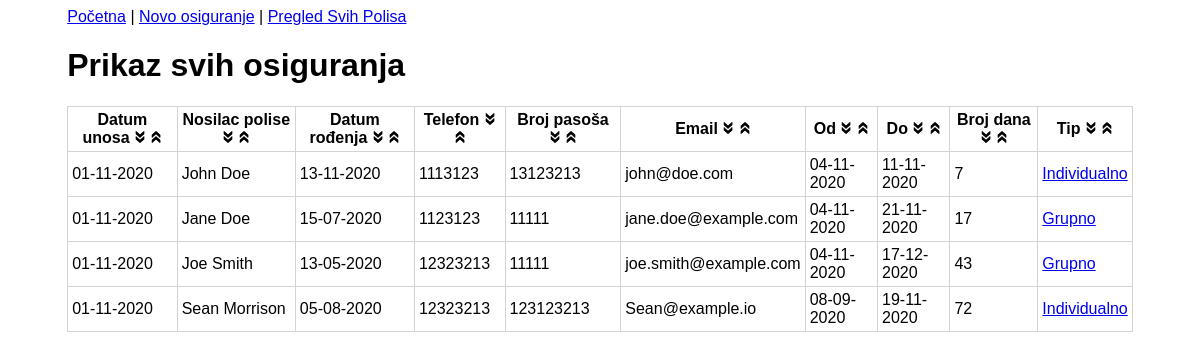
Page /insurances/index on the committed database.
### tables this page shows
CREATE TABLE `insurances` (
  `id` int(11) NOT NULL,
  `name` varchar(128) NOT NULL,
  `birth_date` date NOT NULL,
  `phone` varchar(20) DEFAULT NULL,
  `passport` varchar(20) NOT NULL,
  `email` varchar(255) NOT NULL,
  `date_from` date NOT NULL,
  `date_to` date NOT NULL,
  `type` enum('single','group') NOT NULL,
  `number_of_days` int(11) NOT NULL,
  `created_at` date NOT NULL DEFAULT curdate()
);

### App/Controllers/Insurances.php (called while the page is built, shortened)
<?php
class Insurances  extends \Core\Controller
{
  public function index()
  {
    if (isset($column) && isset($order)) {
      $data = Insurance::getAll($column, $order);
    } else {
      $data = Insurance::getAll();
    }
    foreach ($data as $key => $value) {
      $data[$key] = $this->convertDate($value,  'Y-m-d', 'd-m-Y');
    }
    View::render('Insurances/index.php', [
      'view_title' => 'Sva osiguranja',
      'data' => $data
    ]);
  }
  protected function convertDateFormat($formDate, $convertFrom, $convertTo)
  {
    $dt = \DateTime::createFromFormat($convertFrom, $formDate);
    $date = $dt->format($convertTo);
    return $date;
  }
  protected function convertDate($data, $convertFrom, $convertTo)
  {
    $data['birth_date'] = $this->convertDateFormat($data['birth_date'], $convertFrom, $convertTo);
    $data['date_from'] = $this->convertDateFormat($data['date_from'], $convertFrom, $convertTo);
    $data['date_to'] = $this->convertDateFormat($data['date_to'], $convertFrom, $convertTo);
    if (isset($data['created_at'])) {
      $data['created_at'] = $this->convertDateFormat($data['created_at'], $convertFrom, $convertTo);
    }
    return $data;
  }
}

### public/index.php (called while the page is built, shortened)
<?php
$router = new Core\Router();
$router->add('', ['controller' => 'Insurances', 'action' => 'users-table']);
$router->add('{controller}/{action}');
$router->add('{controller}/{id:\d+}/{action}');
$router->add('admin/{controller}/{action}', ['namespace' => 'Admin']);
$router->dispatch($_SERVER['QUERY_STRING']);

### App/Models/Insurance.php (called while the page is built, shortened)
<?php
class Insurance extends \Core\Model
{
  public static function getAll($column = NULL, $order = NULL)
  {
    try {
      $pdo = static::getDB();
      $sql = "SELECT * FROM insurances";
      $data = $pdo->query($sql)
                  ->fetchAll(PDO::FETCH_ASSOC);
      if ($data) {
        return $data;
      } else {
        return [];
      }
    } catch (PDOException $e) {
      echo $e->getMessage();
    }
  }
}

### App/Views/Insurances/index.php (the view)
<?php
require(dirname(__DIR__) . '../partials/_header.php');
require(dirname(__DIR__) . '../partials/_navigation.php');
?>
<h1>Prikaz svih osiguranja</h1>
<?php
if (isset($data) && count($data) > 0) {
  ?>
  <table style="width:100%">
    <tr>
      <th>Datum unosa
        <a href="/insurances/index?column=created_at&order=desc"><img class="arrow" src="/img/arrow-down.png" alt=""></a>
        <a href="/insurances/index?column=created_at&order=asc"><img class="arrow" src="/img/arrow-up.png" alt=""></a>
      </th>
      <th>Nosilac polise
        <a href="/insurances/index?column=name&order=desc"><img class="arrow" src="/img/arrow-down.png" alt=""></a>
        <a href="/insurances/index?column=name&order=asc"><img class="arrow" src="/img/arrow-up.png" alt=""></a>
      </th>
      <th>Datum rođenja
        <a href="/insurances/index?column=birth_date&order=desc"><img class="arrow" src="/img/arrow-down.png" alt=""></a>
        <a href="/insurances/index?column=birth_date&order=asc"><img class="arrow" src="/img/arrow-up.png" alt=""></a>
      </th>
      <th>Telefon
        <a href="/insurances/index?column=phone&order=desc"><img class="arrow" src="/img/arrow-down.png" alt=""></a>
        <a href="/insurances/index?column=phone&order=asc"><img class="arrow" src="/img/arrow-up.png" alt=""></a>
      </th>
      <th>Broj pasoša
        <a href="/insurances/index?column=passport&order=desc"><img class="arrow" src="/img/arrow-down.png" alt=""></a>
        <a href="/insurances/index?column=passport&order=asc"><img class="arrow" src="/img/arrow-up.png" alt=""></a>
      </th>
      <th>Email
        <a href="/insurances/index?column=email&order=desc"><img class="arrow" src="/img/arrow-down.png" alt=""></a>
        <a href="/insurances/index?column=email&order=asc"><img class="arrow" src="/img/arrow-up.png" alt=""></a>
      </th>
      <th>Od
        <a href="/insurances/index?column=date_from&order=desc"><img class="arrow" src="/img/arrow-down.png" alt=""></a>
        <a href="/insurances/index?column=date_from&order=asc"><img class="arrow" src="/img/arrow-up.png" alt=""></a>
      </th>
      <th>Do
        <a href="/insurances/index?column=date_to&order=desc"><img class="arrow" src="/img/arrow-down.png" alt=""></a>
        <a href="/insurances/index?column=date_to&order=asc"><img class="arrow" src="/img/arrow-up.png" alt=""></a>
      </th>
      <th>Broj dana
        <a href="/insurances/index?column=number_of_days&order=desc"><img class="arrow" src="/img/arrow-down.png" alt=""></a>
        <a href="/insurances/index?column=number_of_days&order=asc"><img class="arrow" src="/img/arrow-up.png" alt=""></a>
      </th>
      <th>Tip
        <a href="/insurances/index?column=type&order=desc"><img class="arrow" src="/img/arrow-down.png" alt=""></a>
        <a href="/insurances/index?column=type&order=asc"><img class="arrow" src="/img/arrow-up.png" alt=""></a>
      </th>
    </tr>
    <?php
      foreach($data as $key => $value) {
        ?>
        <tr>
          <td><?php echo $value['created_at'] ?? 'Nema podataka'; ?></td>
          <td><?php echo $value['name'] ?? 'Nema podataka'; ?></td>
          <td><?php echo $value['birth_date'] ?? 'Nema podataka'; ?></td>
          <td><?php echo $value['phone'] ?? 'Nema podataka'; ?></td>
          <td><?php echo $value['passport'] ?? 'Nema podataka'; ?></td>
          <td><?php echo $value['email'] ?? 'Nema podataka'; ?></td>
          <td><?php echo $value['date_from'] ?? 'Nema podataka'; ?></td>
          <td><?php echo $value['date_to'] ?? 'Nema podataka'; ?></td>
          <td><?php echo $value['number_of_days'] ?? 'Nema podataka'; ?></td>
          <td>
            <?php
              if (
                isset($value['type']) &&
                $value['type'] == \App\Models\Insurance::GROUP
              ) {
                ?>
                <a href="/insurances/<?php echo  $value['id']; ?>/show">
                  Grupno
                </a>
                <?php
              } else {
                ?>
                <a href="/insurances/<?php echo  $value['id']; ?>/show">
                  Individualno
                </a>
                <?php
              }
            ?>
          </td>
        </tr>
        <?php
      }
    ?>
  </table>
  <?php
} else {
  ?>
  <p>Nema podataka u bazi</p>
<?php
}
?>
</div>
</body>
</html>

### Core/Router.php (shortened to what this page needs)
<?php
class Router
{
    protected $routes = [];
    protected $params = [];
    public function add($route, $params = [])
    {
        $route = preg_replace('/\//', '\\/', $route);
        $route = preg_replace('/\{([a-z]+)\}/', '(?P<\1>[a-z-]+)', $route);
        $route = preg_replace('/\{([a-z]+):([^\}]+)\}/', '(?P<\1>\2)', $route);
        $route = '/^' . $route . '$/i';
        $this->routes[$route] = $params;
    }
    public function match($url)
    {
        foreach ($this->routes as $route => $params) {
            if (preg_match($route, $url, $matches)) {
                foreach ($matches as $key => $match) {
                    if (is_string($key)) {
                        $params[$key] = $match;
                    }
                }
                $this->params = $params;
                return true;
            }
        }
        return false;
    }
    public function dispatch($url)
    {
        $url = $this->removeQueryStringVariables($url);
        if ($this->match($url)) {
            $controller = $this->params['controller'];
            $controller = $this->convertToStudlyCaps($controller);
            $controller = $this->getNamespace() . $controller;
            if (class_exists($controller)) {
                $controller_object = new $controller($this->params);
                $action = $this->params['action'];
                $action = $this->convertToCamelCase($action);
                if (is_callable([$controller_object, $action])) {
                    $controller_object->$action();
                } else {
                  throw new \Exception("Method $action (in controller $controller) not found");
                }
            } else {
                throw new \Exception("Controller class $controller not found");
            }
        } else {
            throw new \Exception('No route matched.');
        }
    }
    protected function convertToStudlyCaps($string)
    {
        return str_replace(' ', '', ucwords(str_replace('-', ' ', $string)));
    }
    protected function convertToCamelCase($string)
    {
        return lcfirst($this->convertToStudlyCaps($string));
    }
    protected function removeQueryStringVariables($url)
    {
        if ($url != '') {
            $parts = explode('&', $url, 2);
            if (strpos($parts[0], '=') === false) {
                $url = $parts[0];
            } else {
                $url = '';
            }
        }
        return $url;
    }
  protected function getNamespace()
  {
    $namespace = 'App\Controllers\\';
    return $namespace;
  }
}

### Core/View.php (shortened to what this page needs)
<?php
class View
{
  public static function render($view, $args = [])
  {
    extract($args, EXTR_SKIP);
    $file = "../App/Views/$view";
    if (is_readable($file)) {
      require $file;
    } else {
      throw new \Exception("$file not found");
    }
  }
}

### App/Views/partials/_header.php (shortened to what this page needs)
<!DOCTYPE html>
<html>
<head>
  <link rel="stylesheet" href="//code.jquery.com/ui/1.12.1/themes/base/jquery-ui.css">
</head>
<body>
<div class="content">

### App/Views/partials/_navigation.php
<nav>
  <a href="/">Početna</a> |
  <a href="/insurances/create">Novo osiguranje</a> |
  <a href="/insurances/index">Pregled Svih Polisa</a>
</nav>

### App/Views/partials/_header.php (style rules this page uses)
body { font-family: Helvetica; }
.content { max-width: 90%; margin: auto; }
.arrow { width: 12px; }
table, th, td { border: 1px solid lightgray; padding: 4px; }
table { border-collapse: collapse; }

### rows in the picture
insurances: created_at "01-11-2020", name "John Doe", birth_date "13-11-2020", phone "1113123", passport "13123213", email "john@doe.com", date_from "04-11-2020", date_to "11-11-2020", number_of_days "7"
insurances: created_at "01-11-2020", name "Jane Doe", birth_date "15-07-2020", phone "1123123", passport "11111", email "jane.doe@example.com", date_from "04-11-2020", date_to "21-11-2020", number_of_days "17"
insurances: created_at "01-11-2020", name "Joe Smith", birth_date "13-05-2020", phone "12323213", passport "11111", email "joe.smith@example.com", date_from "04-11-2020", date_to "17-12-2020", number_of_days "43"
insurances: created_at "01-11-2020", name "Sean Morrison", birth_date "05-08-2020", phone "12323213", passport "123123213", email "Sean@example.io", date_from "08-09-2020", date_to "19-11-2020", number_of_days "72"
